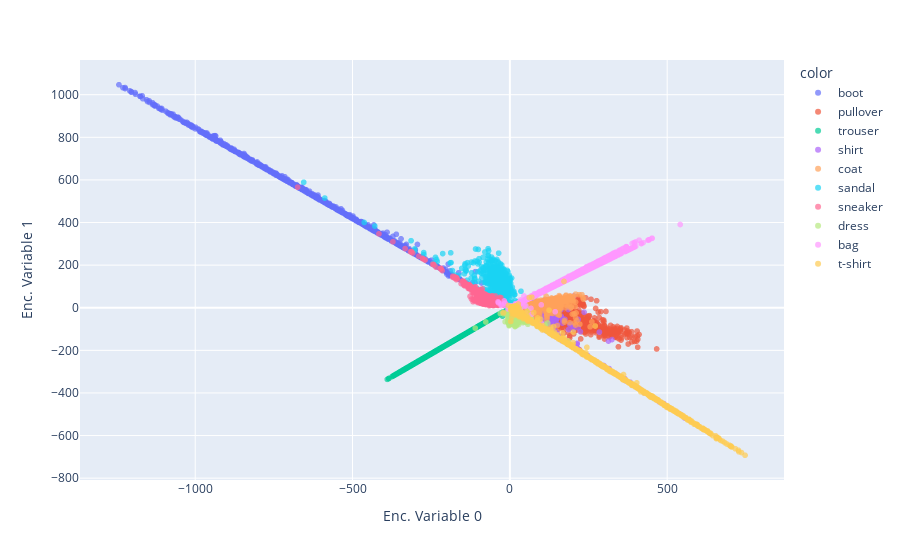

Source (notebook cell):
### Markdown cell above
## Latent space exploration and generation of new samples
- 2 pt: explore the latent space structure (e.g., PCA, t-SNE) and generate new samples from latent codes

### Code cell
### Get the encoded representation of the test samples
encoded_samples = []
for sample in tqdm(test_dataset):
    img = sample[0].unsqueeze(0).to(device)
    label = sample[1]
    # Encode image
    encoder.eval()
    with torch.no_grad():
        encoded_img  = encoder(img)
    # Append to list
    encoded_img = encoded_img.flatten().cpu().numpy()
    encoded_sample = {f"Enc. Variable {i}": enc for i, enc in enumerate(encoded_img)}
    encoded_sample['label'] = label
    encoded_samples.append(encoded_sample)

# Convert to a dataframe
encoded_samples = pd.DataFrame(encoded_samples)
encoded_samples

import plotly.express as px
px.scatter(encoded_samples, x='Enc. Variable 0', y='Enc. Variable 1', 
    color=[label_names[l] for l in encoded_samples.label.to_numpy()], opacity=0.7)

### Figure 1 — Plotly figure (JSON) as saved in the notebook; plotly's stock layout.template omitted (floating-point values rounded to 4 significant figures; data arrays with more than 128 entries replaced by an {"elided": "..."} marker saying what was removed)
{"data": [{"hovertemplate": "color=boot<br>Enc. Variable 0=%{x}<br>Enc. Variable 1=%{y}<extra></extra>", "legendgroup": "boot", "marker": {"color": "#636efa", "opacity": 0.7, "symbol": "circle"}, "mode": "markers", "name": "boot", "showlegend": true, "type": "scattergl", "x": {"elided": "1000 float values"}, "xaxis": "x", "y": {"elided": "1000 float values"}, "yaxis": "y"}, {"hovertemplate": "color=pullover<br>Enc. Variable 0=%{x}<br>Enc. Variable 1=%{y}<extra></extra>", "legendgroup": "pullover", "marker": {"color": "#EF553B", "opacity": 0.7, "symbol": "circle"}, "mode": "markers", "name": "pullover", "showlegend": true, "type": "scattergl", "x": {"elided": "1000 float values"}, "xaxis": "x", "y": {"elided": "1000 float values"}, "yaxis": "y"}, {"hovertemplate": "color=trouser<br>Enc. Variable 0=%{x}<br>Enc. Variable 1=%{y}<extra></extra>", "legendgroup": "trouser", "marker": {"color": "#00cc96", "opacity": 0.7, "symbol": "circle"}, "mode": "markers", "name": "trouser", "showlegend": true, "type": "scattergl", "x": {"elided": "1000 float values"}, "xaxis": "x", "y": {"elided": "1000 float values"}, "yaxis": "y"}, {"hovertemplate": "color=shirt<br>Enc. Variable 0=%{x}<br>Enc. Variable 1=%{y}<extra></extra>", "legendgroup": "shirt", "marker": {"color": "#ab63fa", "opacity": 0.7, "symbol": "circle"}, "mode": "markers", "name": "shirt", "showlegend": true, "type": "scattergl", "x": {"elided": "1000 float values"}, "xaxis": "x", "y": {"elided": "1000 float values"}, "yaxis": "y"}, {"hovertemplate": "color=coat<br>Enc. Variable 0=%{x}<br>Enc. Variable 1=%{y}<extra></extra>", "legendgroup": "coat", "marker": {"color": "#FFA15A", "opacity": 0.7, "symbol": "circle"}, "mode": "markers", "name": "coat", "showlegend": true, "type": "scattergl", "x": {"elided": "1000 float values"}, "xaxis": "x", "y": {"elided": "1000 float values"}, "yaxis": "y"}, {"hovertemplate": "color=sandal<br>Enc. Variable 0=%{x}<br>Enc. Variable 1=%{y}<extra></extra>", "legendgroup": "sandal", "marker": {"color": "#19d3f3", "opacity": 0.7, "symbol": "circle"}, "mode": "markers", "name": "sandal", "showlegend": true, "type": "scattergl", "x": {"elided": "1000 float values"}, "xaxis": "x", "y": {"elided": "1000 float values"}, "yaxis": "y"}, {"hovertemplate": "color=sneaker<br>Enc. Variable 0=%{x}<br>Enc. Variable 1=%{y}<extra></extra>", "legendgroup": "sneaker", "marker": {"color": "#FF6692", "opacity": 0.7, "symbol": "circle"}, "mode": "markers", "name": "sneaker", "showlegend": true, "type": "scattergl", "x": {"elided": "1000 float values"}, "xaxis": "x", "y": {"elided": "1000 float values"}, "yaxis": "y"}, {"hovertemplate": "color=dress<br>Enc. Variable 0=%{x}<br>Enc. Variable 1=%{y}<extra></extra>", "legendgroup": "dress", "marker": {"color": "#B6E880", "opacity": 0.7, "symbol": "circle"}, "mode": "markers", "name": "dress", "showlegend": true, "type": "scattergl", "x": {"elided": "1000 float values"}, "xaxis": "x", "y": {"elided": "1000 float values"}, "yaxis": "y"}, {"hovertemplate": "color=bag<br>Enc. Variable 0=%{x}<br>Enc. Variable 1=%{y}<extra></extra>", "legendgroup": "bag", "marker": {"color": "#FF97FF", "opacity": 0.7, "symbol": "circle"}, "mode": "markers", "name": "bag", "showlegend": true, "type": "scattergl", "x": {"elided": "1000 float values"}, "xaxis": "x", "y": {"elided": "1000 float values"}, "yaxis": "y"}, {"hovertemplate": "color=t-shirt<br>Enc. Variable 0=%{x}<br>Enc. Variable 1=%{y}<extra></extra>", "legendgroup": "t-shirt", "marker": {"color": "#FECB52", "opacity": 0.7, "symbol": "circle"}, "mode": "markers", "name": "t-shirt", "showlegend": true, "type": "scattergl", "x": {"elided": "1000 float values"}, "xaxis": "x", "y": {"elided": "1000 float values"}, "yaxis": "y"}], "layout": {"legend": {"title": {"text": "color"}, "tracegroupgap": 0}, "margin": {"t": 60}, "xaxis": {"anchor": "y", "domain": [0, 1], "title": {"text": "Enc. Variable 0"}}, "yaxis": {"anchor": "x", "domain": [0, 1], "title": {"text": "Enc. Variable 1"}}}}
